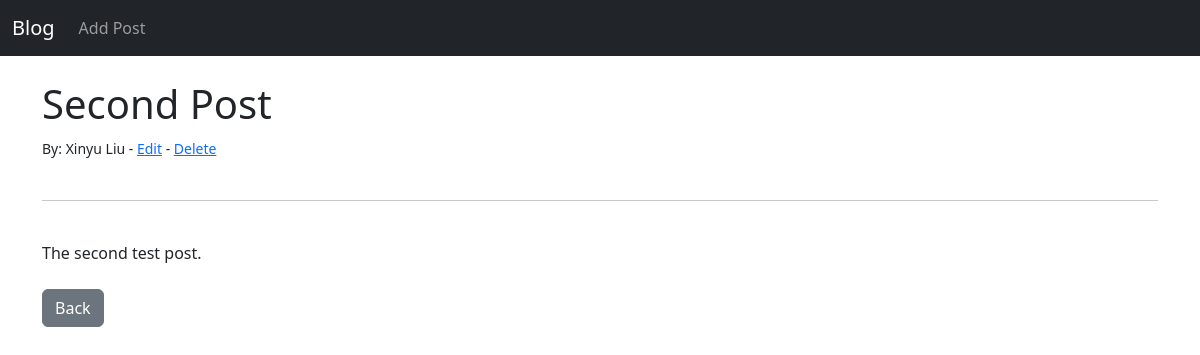
Page /article/2 on the earlier database version.
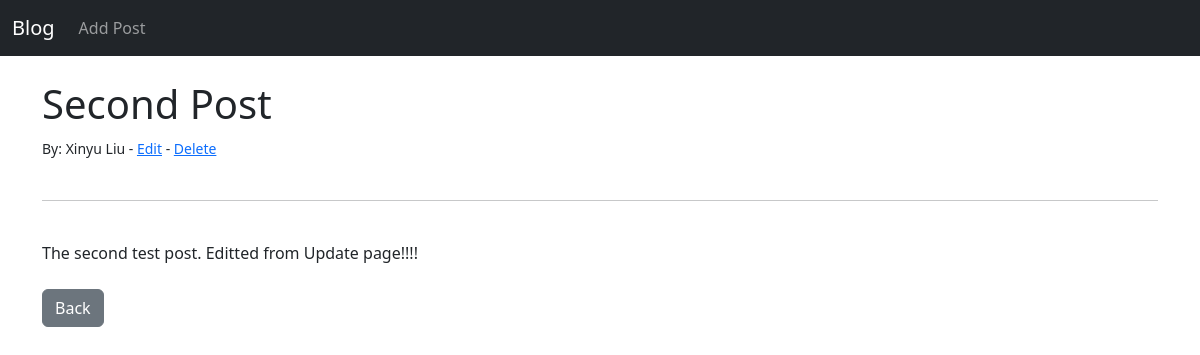
Same page on the later database version.
### blog/models.py (models this page shows, shortened)
class Post(models.Model):
    title = models.CharField(max_length=255)
    author = models.ForeignKey(User, on_delete=models.CASCADE)
    body = models.TextField()

### blog/views.py (the view)
# urls.py: path('article/<int:pk>', ArticleDetailView.as_view(), name='article-detail'),
class ArticleDetailView(DetailView):
    model = Post
    template_name = 'article_detail.html'

### blog/templates/article_detail.html (shortened to what this page needs)
{% extends 'base.html' %}
{% block content %}
<h1>{{ post.title }}</h1>
<small>By: {{ post.author.first_name}} {{ post.author.last_name}} - <a href="{% url 'update_post' post.pk %}">Edit</a>
- <a href="{% url 'delete_post' post.pk %}">Delete</a><br /></small><br>
<hr>
<br>
{{ post.body }}
<br><br>
<a href="{% url 'home' %}" class="btn btn-secondary">Back</a>
{% endblock %}

Differences in the rows shown:
changed Post "Second Post": body "The second test post." → "The second test post. Editted from Update page!!!!"
